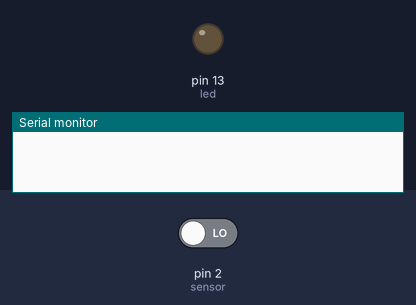
The sketch below on a simulated Arduino Uno, built with avr-gcc and run on an emulated ATmega328P. Shown: output pins drawn as LEDs (lit = HIGH), the last lines printed to the serial monitor. Inputs (shaded band) come from the test bench; at power-on: pin 2 (sensor) LOW.

Above: at 1.2 s.
1.3 s: pin 2 (sensor) driven HIGH
At 2.3 s:
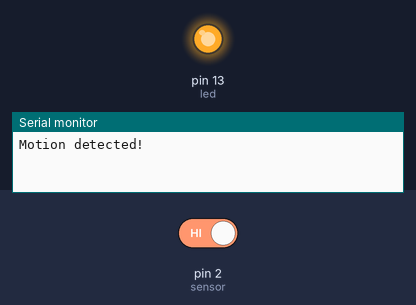
2.9 s: pin 2 (sensor) driven LOW
At 3.5 s:
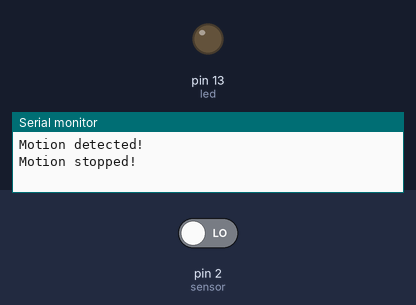
Timing chart, 0 to 5.9 s (numbered marks = the images above; inputs shaded):
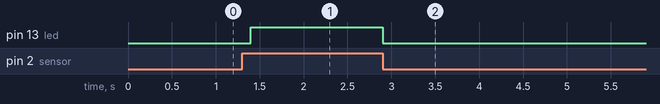

The sketch:

phase2.ino
```cpp
int led = 13;                // Pin for LED attachment
int sensor = 2;              // Sensor pin attachment
int state = LOW;             // Defaultly no motion is detected
int val = 0;                 // Store the Sensor Values

void setup() {
  pinMode(led, OUTPUT);      // Intilization of LED Output
  pinMode(sensor, INPUT);    // Intilization of Sensor Value INPUT
  Serial.begin(9600);        // Serail pin intilazion
}

void loop(){
  val = digitalRead(sensor);   // reading the sensor value
  if (val == HIGH) {           // check if the sensor is HIGH
    digitalWrite(led, HIGH);   // turn LED ON
    delay(10);                // delay 100 milliseconds

    if (state == LOW) {
      Serial.println("Motion detected!");
      state = HIGH;       // update the variable state to HIGH
    }
  }
  else {
      digitalWrite(led, LOW); // turn LED OFF
      delay(200);             // delay 200 milliseconds

      if (state == HIGH){
        Serial.println("Motion stopped!");
        state = LOW;       // update variable state to LOW
    }
  }
}
```

Measured:
- after the input at 1.3 s, pin 13 (led): LOW → HIGH after 0.10 s
- after the input at 2.9 s, pin 13 (led): HIGH → LOW at once
